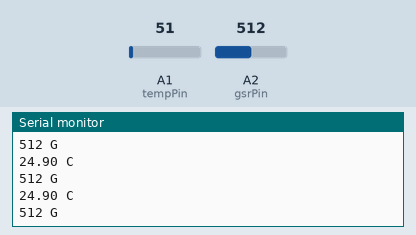
Recording of a sketch running on a simulated Arduino Uno, built with avr-gcc and run on an emulated ATmega328P. Parts: the last lines printed to the serial monitor. Inputs (shaded band) come from the test bench; at power-on: A2 (gsrPin) = 512, A1 (tempPin) = 51.

Above: at 8.2 s.
8.3 s: A2 (gsrPin) set to 989
At 9.2 s:
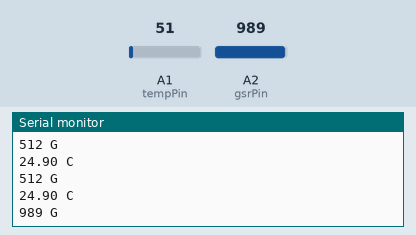
9.8 s: A2 (gsrPin) set to 1015
At 10.3 s:
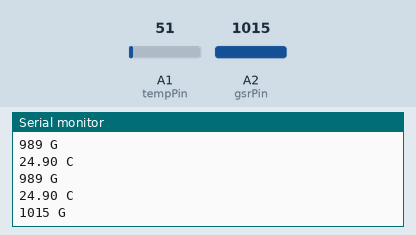
Timing chart, 0 to 12.3 s (numbered marks = the images above; inputs shaded):
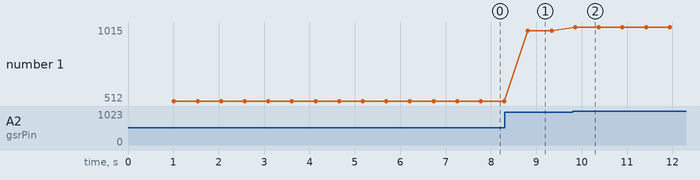

The sketch:

GSRTempBT.ino
```cpp
/* ===temp===
 *  LM35DZ temperature sensor with bluetooth test
 *  Read analog pin, this gives a value from 0 - 1024
 *  Scale reading using the 5V input. 0- 1024 * 5 / 1024 = Voltage reading
 *  Voltage reading * 100 = temperature in deg C
 *  We assume linearity, it should be good enough.
 *
 *  LM35 -> ARD
 *  GND -> GND
 *  +Vs -> 5V
 *  Vout -> A1
 *
 * ===GSR===
 * TP4 pin is not used
 *
 * GSR -> ARD
 * GND -> GND
 * VCC -> 5V
 * SIG -> A2
 *
 * GSR measures changes in conductivity in skin due to sweat production.
 * Strong emotions can cause the sympathetic nervous system to react
 * by producing different amount of sweat
 */


#include <SoftwareSerial.h> // for bluetooth

// Signal Pins
const int tempPin = A1;
const int gsrPin = A2;

//Bluetooth intialization TXD D2, RXD D3
SoftwareSerial BTserial(2,3);

void setup(){
  Serial.begin(9600);
  BTserial.begin(9600);
  // give arduino some time to adjust
  delay(1000);
}

void loop(){
  // Temperature data
  int tempVal = analogRead(tempPin);
  float voltage = tempVal* 5.0 / 1024.0;
  float tempC = (voltage) * 100;

  // GSR data
  int gsrValue = analogRead(gsrPin);

  // Serial output
  Serial.print(tempC); Serial.println(" C");
  BTserial.print(tempC); BTserial.println(" C;");

  Serial.print(gsrValue); Serial.println(" G");
  BTserial.print(gsrValue); BTserial.println(" G;");

  delay(500);
}
```

Measured:
- after the input at 8.3 s, the serial monitor: prints a new line after 0.52 s (image 1)
- after the input at 9.8 s, the serial monitor: prints a new line after 0.06 s (image 2)
- plotted number 1: 512 → 989 after the input at 8.3 s, 989 → 1015 after the input at 9.8 s
